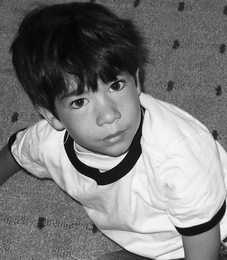
%> input picture Assignment 5/boy.tif, 227 x 260 px, shrunk from 600 x 688 before the run
$ octave P_5_8e.m   (GNU Octave 9; MATLAB toolbox functions it lacks are replaced by stand-ins)
%> lines starting %> are read from the running program, lines starting %| are printed output that depends on the picture
### Assignment 5/motionBlurTF4e.m
function H = motionBlurTF4e(P,Q,a,b,T)
for u=1:P
    for v=1:Q
        %Centering
        x=u-ceil(P/2); y=v-ceil(Q/2);
        m=pi*((x*a)+(y*b)+(10^-20)); %Adding a small value for equal cases
        H(u,v)=(T/m)*(sin(m))*(exp(-1j*m));
    end
end

### Assignment 5/intScaling4e.m
function g = intScaling4e(f,mode,type)
[r,c,n]=size(f);
M0=min(min(f));
%disp(M0)
M1=max(max(f));
%disp(M1)
h=zeros(r,c);
g=zeros(r,c);
if n==3
   f=rgb2gray(f);
end

if mode=="default"
    if M0<0
        mode="full";
    end
    if M0>=0 && M1>1
        for i=1:r
            for j=1:c
                g(i,j)=f(i,j)/M1;

            end
        end

    end
    if M0==0 && M1==1
        for i=1:r
            for j=1:c
                g(i,j)=f(i,j);
            end
        end
    end
end

if mode=="full"
    if type=="integer"
        K=255;
        for i=1:r
            for j=1:c
                h(i,j)=f(i,j)-M0;
                g(i,j)=floor(K*h(i,j)/M1);
            end
        end
        g=uint8(g);
    end
   if type=="floating"
        K=1;
       for i=1:r
            for j=1:c
                h(i,j)=f(i,j)-M0;
                g(i,j)=(K*h(i,j)/M1);
            end
       end
   end
end

if n==3
   g=gray2rgb(g);
end

### Assignment 5/dftFiltering4e.m
function g = dftFiltering4e(f,H,padmode,scaling)
[m,n]=size(f); %Obtaining padding sizes

%Padding
if padmode=="replicate"
    fp= padarray(f,[m,n],'replicate','post');
end
if padmode==""
    fp= padarray(f,[m,n],'replicate','post');
end
if padmode=="zeros"
    fp= padarray(f,[m,n],0,'post');
end

if padmode=="none"
    fp= f;
end

%Centering the image
fp_centered = minusOne4e(fp);

%Computing DFT
fp_DFT=fft2(fp_centered);

% [7 lines of commented-out code are left out]
G=fp_DFT.*H;

%Computing IDFT of G
gp=ifft2(G);
%gp=real(gp);
%gp=real(gp);

%Decentering
gp_dc=minusOne4e(gp);

%Stripping the padding
%g1=gp_dc(1:m,1:n);
g1=gp_dc;

%Output scaling
if scaling=="yes"
    g=intScaling4e(g1,"full","floating");
end

if scaling=="no"
    g=g1;
end

if scaling==""
    g=g1;
end


### Assignment 5/minusOne4e.m
function g = minusOne4e(f)
[r,c]=size(f);
%floating point check
check=isa(f,'double');

if check ==0
    disp("The input image must be in floating point range")
end

if check ==1
    %Centering
    for i=1:r
        for j=1:c
            g(i,j)=((-1)^(i+j))*f(i,j);
        end
    end
end

### Assignment 5/pWienerTF4e.m
function W = pWienerTF4e(H,K,P,Q)
for i=1:P
    for j=1:Q
        h=abs(H(i,j));
        W(i,j)=(1/H(i,j))*((h^2)/((h^2)+K));
    end
end

### Assignment 5/P_5_8e.m
clc; clear all;
f=imread('boy.tif');
%> f is the input picture: size 260x227 uint8; min 0, max 253, mean 122.3
subplot(1,3,1); imshow(f); title("Original Image")
[m,n]=size(f); P=2*m;  Q=2*n; %Setting filter size for padded image
%> after `[m,n]=size(f)`: m = 260; n = 227
%> after `P=2*m`: P = 520
%> after `Q=2*n`: Q = 454
H=motionBlurTF4e(P,Q,0.1,-0.1,1);

%filtering the image f with H
f=double(f);
%> f: size 260x227 double
f1=intScaling4e(f,"full","floating"); %Scaling input
%> in intScaling4e, `M0=min(min(f));`: M0 = 0
%> in intScaling4e, `M1=max(max(f));`: M1 = 253
output=dftFiltering4e(f1,H,"zeros",""); %Zero padding original image
%> in dftFiltering4e, `fp= padarray(f,[m,n],0,'post');`:
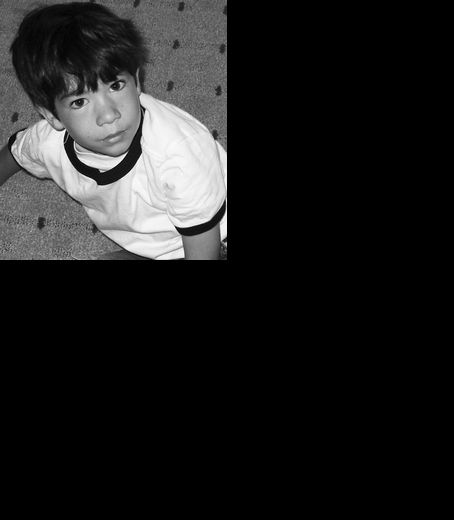
%> fp: size 520x454 double; min 0, max 1, mean 0.121
%> after the loop in minusOne4e, `for i=1:r`:
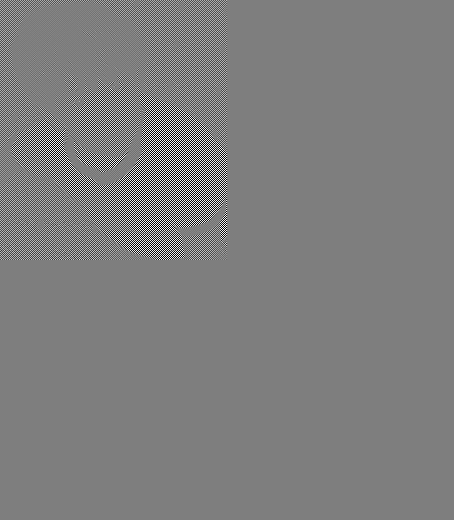
%> g: size 520x454 double; min -0.988, max 1, mean -2.7e-06; drawn with min black and max white
subplot(1,3,2)
imshow(output,[])
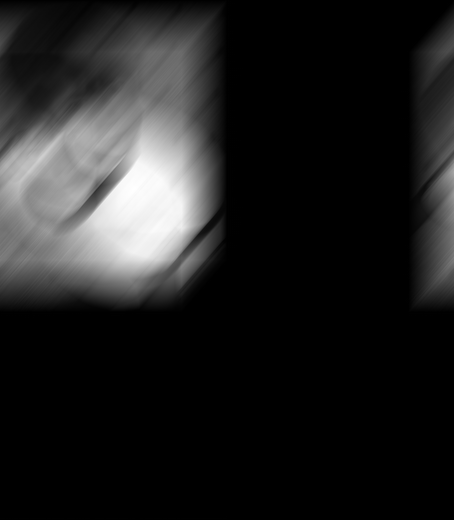
%> displayed picture: size 520x454, on the screen's scale of 0 to 255; min 0, max 255, mean 32.9
title("Blurring original padded image with H")

K=0.5*10^-3;
W=pWienerTF4e(H,K,P,Q);
%output=intScaling4e(output,"full","floating"); %Scaling input
output2=dftFiltering4e(output,W,"none",""); %No padding
subplot(1,3,3)
imshow(output2(1:m,1:n),[]) %Cropped output
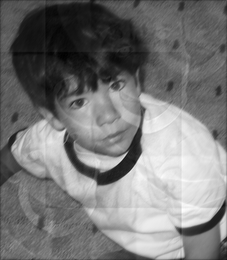
%> displayed picture: size 260x227, on the screen's scale of 0 to 255; min 0, max 255, mean 120.1
title("Restored image with W")

$ run again, with Assignment 5/cassini-interference.tif copied over Assignment 5/boy.tif
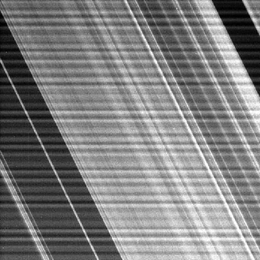
%> input picture Assignment 5/cassini-interference.tif, 260 x 260 px, shrunk from 674 x 674 before the run
%> f is the input picture: size 260x260 uint8; min 0, max 255, mean 127.9
%> f: size 260x260 double
%> M0 = 0
%> M1 = 255
%> in dftFiltering4e, `fp= padarray(f,[m,n],0,'post');`:
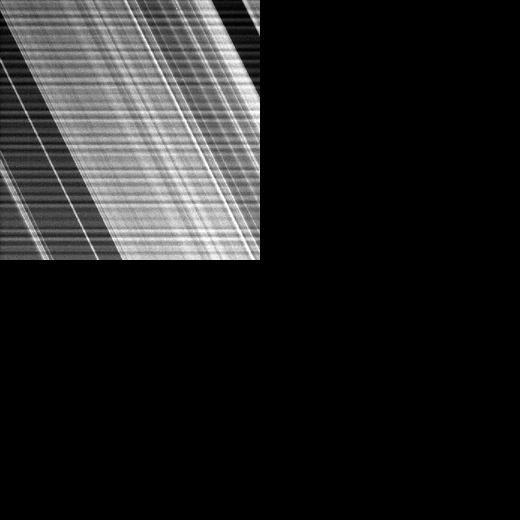
%> fp: size 520x520 double; min 0, max 1, mean 0.125
%> `imshow(output2(1:m,1:n),[])`:
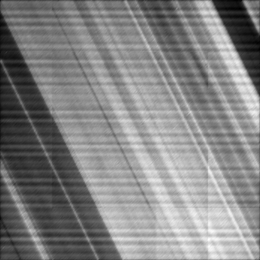
%> displayed picture: size 260x260, on the screen's scale of 0 to 255; min 0, max 255, mean 132
